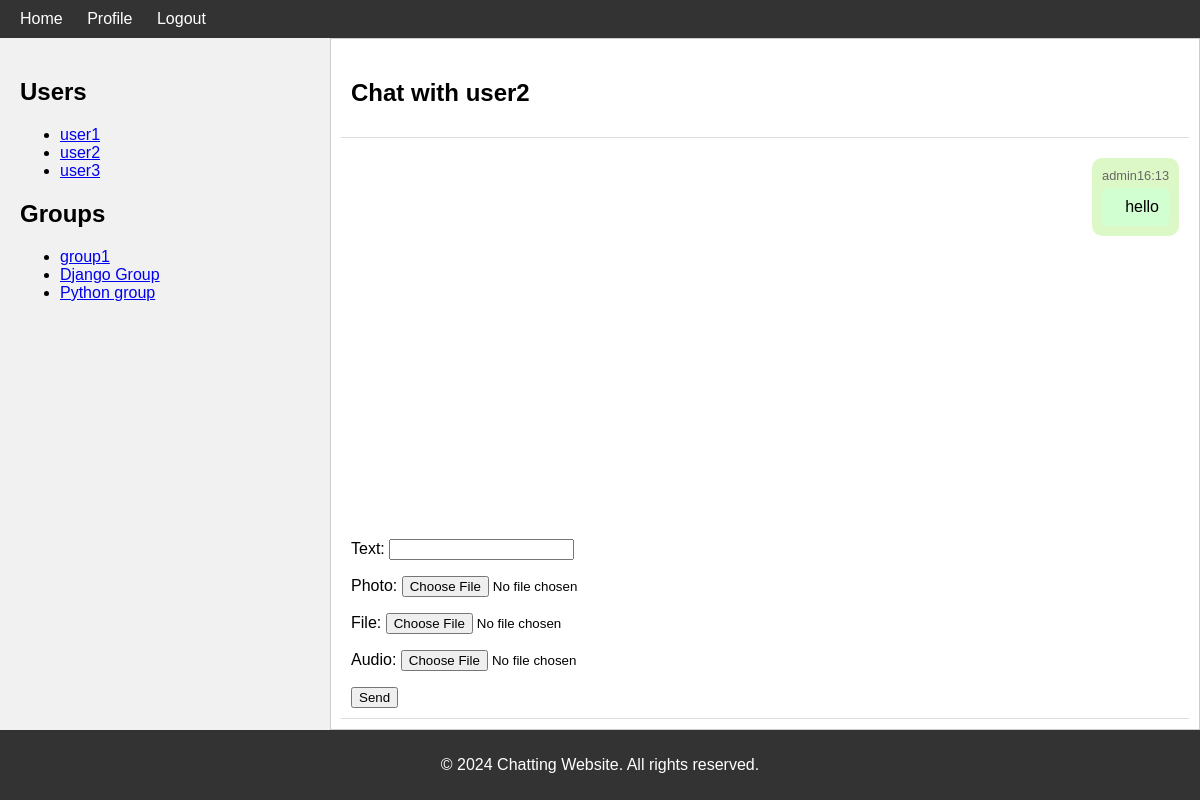
Before: /chats/message/3/ (signed in) with the older database file.
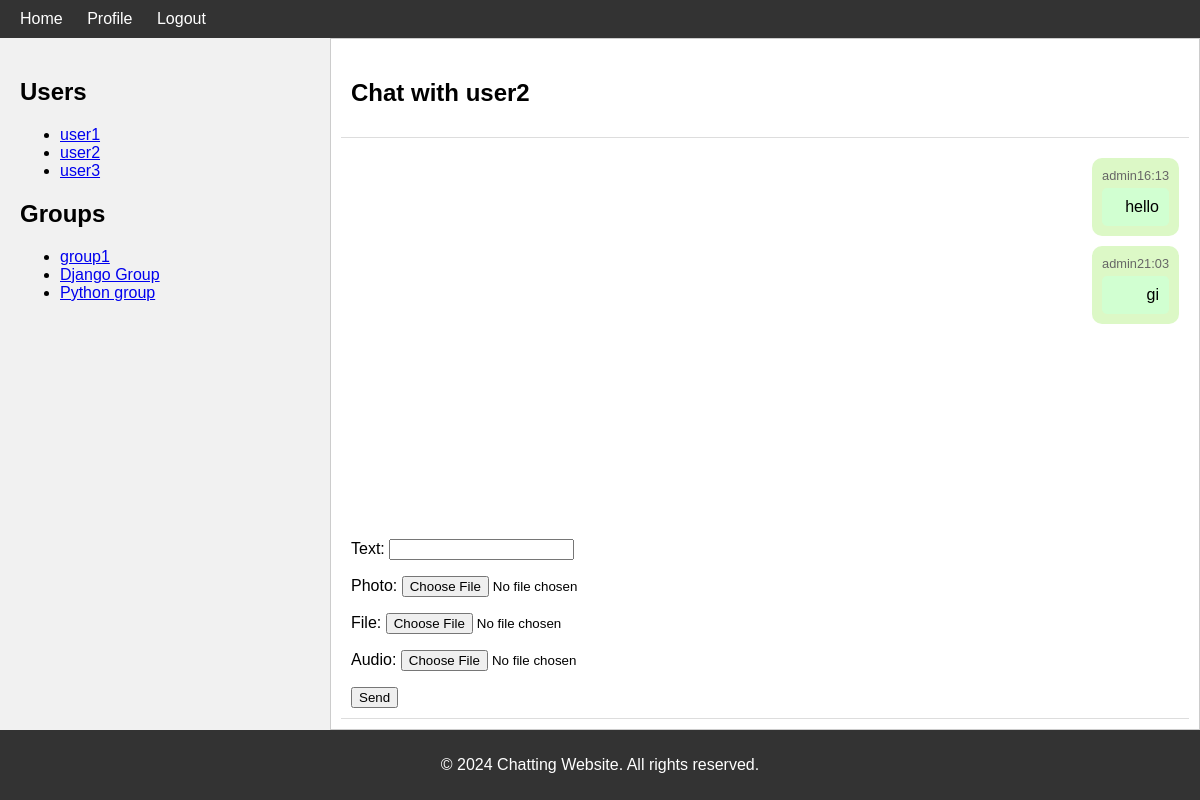
After: the same page with the newer database file.
### users/models.py (models this page shows, shortened)
class User(AbstractUser):
    birth_date = models.DateField(null=True, blank=True)
    image = models.ImageField(null=True, blank=True, upload_to='users', default='default/user.png')
    class Meta:
        db_table = 'users'

### message/models.py (models this page shows, shortened)
class Group(models.Model):
    name = models.CharField(max_length=50)
    creator = models.ForeignKey(User, on_delete=models.CASCADE, related_name='created_groups')
    users = models.ManyToManyField(User, related_name='group_memberships')
    admins = models.ManyToManyField(User, related_name='admin_groups')
    messages = models.ManyToManyField(Message, related_name='group_messages')
    timestamp = models.DateTimeField(auto_now_add=True)
    last_message = models.ForeignKey(Message, on_delete=models.SET_NULL, null=True, related_name='last_message_in_group')
    class Meta:
        db_table = 'group'
        ordering = ['-timestamp']

class Message(models.Model):
    text = models.CharField(max_length=500)
    sender = models.ForeignKey(User, on_delete=models.CASCADE, related_name='sent_messages')
    receiver = models.ForeignKey(User, on_delete=models.CASCADE, related_name='received_messages')
    photo = models.ImageField(upload_to='messages/photos', blank=True, null=True)
    file = models.FileField(upload_to='messages/files', blank=True, null=True)
    audio = models.FileField(upload_to='messages/audio', blank=True, null=True)
    timestamp = models.DateTimeField(auto_now_add=True)
    seen = models.BooleanField(default=False)
    class Meta:
        db_table = 'message'
        ordering = ['-timestamp']

### message/views.py (the view, shortened to what this page needs)
# urls.py: path('message/<int:user_id>/', UserMessageView.as_view(), name='user_message_view'),
class UserMessageView(LoginRequiredMixin, View):
    template_name = 'message/user_message.html'
    form_class = MessageForm
    def get(self, request, user_id):
        user = get_object_or_404(User, id=user_id)
        if request.user == user:
            return redirect('home:home-page')  # Redirect to home or another appropriate view
        messages = Message.objects.filter(
            Q(sender=request.user) & Q(receiver=user) |
            Q(sender=user) & Q(receiver=request.user)
        ).order_by('timestamp')
        form = self.form_class()
        users = User.objects.exclude(id=request.user.id)
        groups = Group.objects.filter(users=request.user)
        return render(request, self.template_name, {
            'user': user,
            'messages': messages,
            'form': form,
            'users': users,
            'groups': groups,
        })

### message/forms.py
class MessageForm(forms.ModelForm):
    class Meta:
        model = Message
        fields = ['text', 'photo', 'file', 'audio']

### templates/message/user_message.html (shortened to what this page needs)
{% extends "base.html" %}
{% block content %}
<div class="chat-window">
    <div class="chat-header">
        <h2>Chat with {{ user.username }}</h2>
    </div>
    <div class="chat-messages">
        {% for message in messages %}
        <div class="message {% if message.sender == request.user %}sent{% else %}received{% endif %}">
            <div class="message-info">
                <span class="sender">{{ message.sender.username }}</span>
                <span class="timestamp">{{ message.timestamp|date:"H:i" }}</span>
            </div>
            <div class="message-text">
                {{ message.text }}
            </div>
        </div>
        {% endfor %}
    </div>
    <div class="chat-input">
        <form method="post" enctype="multipart/form-data">
            {{ form.as_p }}
            <button type="submit">Send</button>
        </form>
    </div>
</div>
{% endblock content %}

### templates/base.html (shortened to what this page needs)
<!DOCTYPE html>
<html lang="en">
<head>
</head>
<body>
    <nav>
        <a href="{% url 'home:home-page' %}">Home</a>
        {% if request.user.is_authenticated %}
            <a href="{% url 'users:profile' %}">Profile</a>
            <a href="{% url 'users:logout' %}">Logout</a>
        {% else %}
            <a href="{% url 'users:register' %}">Register</a>
            <a href="{% url 'users:login' %}">Login</a>
        {% endif %}
    </nav>
    <div class="container">
        <div class="sidebar">
            <h2>Users</h2>
            <ul>
                {% for user in users %}
                <li>
                    <a href="{% url 'message:user_message_view' user.id %}">{{ user.username }}</a>
                </li>
                {% endfor %}
            </ul>
            <h2>Groups</h2>
            <ul>
                {% for group in groups %}
                <li>
                    <a href="{% url 'message:group_chat' group.id %}">{{ group.name }}</a>
                </li>
                {% endfor %}
            </ul>
        </div>
        <div class="main-content">
            {% block content %}
            {% endblock content %}
        </div>
    </div>
    <footer>
        <p>&copy; 2024 Chatting Website. All rights reserved.</p>
    </footer>
</body>
</html>

Changed rows visible on the page:
added Message: sender.username "admin", timestamp "21:03", text "gi"
